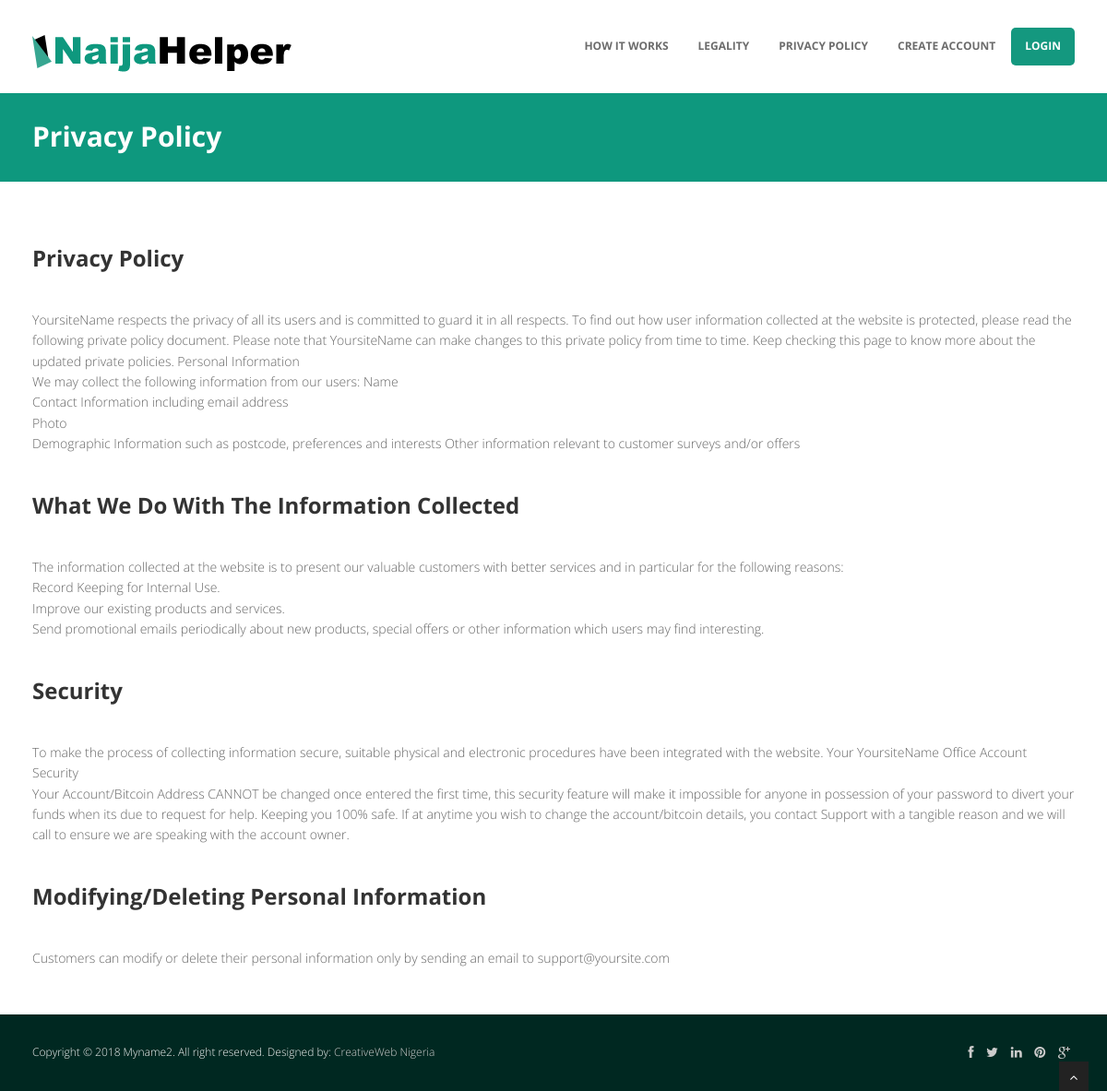
Page /privacy.php on the committed database.
### tables this page shows
CREATE TABLE `website_settings` (
  `id` int(11) NOT NULL,
  `site_name` varchar(100) NOT NULL,
  `site_title` varchar(100) NOT NULL,
  `site_description` varchar(255) NOT NULL,
  `favicon_url` varchar(100) NOT NULL,
  `logo_url` varchar(100) NOT NULL,
  `last_updated` timestamp NOT NULL DEFAULT CURRENT_TIMESTAMP ON UPDATE CURRENT_TIMESTAMP
);

CREATE TABLE `contents` (
  `c_id` int(11) NOT NULL,
  `privacy` longtext NOT NULL,
  `legality` longtext NOT NULL,
  `how_it_works` longtext NOT NULL,
  `middle_left_img` varchar(100) NOT NULL,
  `middle_right` text NOT NULL,
  `home_bottom_left` longtext NOT NULL,
  `home_bottom_right` longtext NOT NULL,
  `last_updated` timestamp NOT NULL DEFAULT CURRENT_TIMESTAMP ON UPDATE CURRENT_TIMESTAMP
);

### core/class.user.php (called while the page is built, shortened)
<?php
	class USER {
		private $connect;
		public function __construct(){
			$database = new Database();
			$db = $database->dbConnection();
			$this->connect = $db;
		}
		public function siteInfo(){
			try {
				$results = $this->connect->prepare("SELECT * FROM website_settings
					WHERE id='1'");
				$results->execute();
			} catch (Exception $e) {
				echo "Data could not be retrived from database.";
				exit;
			}
			$matches = $results->fetch(PDO::FETCH_ASSOC);
			return $matches;
		}
		public function contents(){
			try {
				$results = $this->connect->prepare("SELECT * FROM contents WHERE c_id='1'");
				$results->execute();
			} catch (Exception $e) {
				echo "Data could not be retrived from database.";
				exit;
			}
			$matches = $results->fetch(PDO::FETCH_ASSOC);
			return $matches;
		}
	}
?>

### privacy.php (the view, shortened to what this page needs)
<?php
	require_once(ROOT_PATH . "core/class.user.php");
	$auth_user = new USER();
?>
<?php include(ROOT_PATH."includes/header.php"); ?>
	<section id="inner-headline">
	<div class="container">
		<div class="row">
			<div class="col-lg-12">
				<h2 class="pageTitle">Privacy Policy</h2>
			</div>
		</div>
	</div>
	</section>
	<section id="content">
		<div class="container content">
			<div class="row">
				<div class="col-md-12">
					<div class="about-logo">
						<?php echo nl2br($content['privacy']);?>
					</div>
				</div>
			</div>
    </div>
    </section>
<?php include(ROOT_PATH."includes/footer.php"); ?>

### includes/header.php (shortened to what this page needs)
<?php
    $siteInfo = $auth_user->siteInfo();
    $content = $auth_user->contents();
?>
<!DOCTYPE html>
<html lang="en">
<head>
<link href="css/bootstrap.min.css" rel="stylesheet" />
<link href="css/fancybox/jquery.fancybox.css" rel="stylesheet">
<link href="css/jcarousel.css" rel="stylesheet" />
<link href="css/flexslider.css" rel="stylesheet" />
<link href="js/owl-carousel/owl.carousel.css" rel="stylesheet">
<link href="css/style.css" rel="stylesheet" />
</head>
<body>
<div id="wrapper">
    <header>
        <div class="navbar navbar-default navbar-static-top">
            <div class="container">
                <div class="navbar-header">
                    <?php if(isset($siteInfo['logo_url'])){
                        $logoURL = BASE_URL.str_replace('../', '', $siteInfo['logo_url']);?>
                    <a class="navbar-brand" href="<?php echo BASE_URL;?>">
                    <img src="<?php echo $logoURL;?>" alt="logo"/></a>
                    <?php }else{?>
                    <a class="navbar-brand" href="<?php echo BASE_URL;?>"><img src="img/logo.png" alt="logo"/></a>
                    <?php }?>
                </div>
                <div class="navbar-collapse collapse ">
                    <ul class="nav navbar-nav">
                        <li><a href="how-it-works">How it Works</a></li>
                        <li><a href="legality">Legality</a></li>
                        <li><a href="privacy">Privacy Policy</a></li>
                        <li><a href="register">Create Account</a></li>
                        <li><a class="btn btn-default" style="border-radius: 5px; color: #FFF;" href="login">Login</a></li>
                    </ul>
                </div>
            </div>
        </div>
    </header>

### includes/footer.php (shortened to what this page needs)
	<div id="sub-footer">
		<div class="container">
			<div class="row">
				<div class="col-lg-6">
					<div class="copyright">
						<p>
							<span>Copyright &copy; <?php echo date("Y");?>
							<?php if($siteInfo['site_name'] !=''){echo $siteInfo['site_name'];}else{echo ' Yoursite Name';}?>.  All right reserved. Designed by: </span><a href="http://www.creativeweb.com.ng" target="_blank" title="Web Design Company in Nigeria">CreativeWeb Nigeria</a>
						</p>
					</div>
				</div>
				<div class="col-lg-6">
					<ul class="social-network">
						<li><a href="#" data-placement="top" title="Facebook"><i class="fa fa-facebook"></i></a></li>
						<li><a href="#" data-placement="top" title="Twitter"><i class="fa fa-twitter"></i></a></li>
						<li><a href="#" data-placement="top" title="Linkedin"><i class="fa fa-linkedin"></i></a></li>
						<li><a href="#" data-placement="top" title="Pinterest"><i class="fa fa-pinterest"></i></a></li>
						<li><a href="#" data-placement="top" title="Google plus"><i class="fa fa-google-plus"></i></a></li>
					</ul>
				</div>
			</div>
		</div>
	</div>
</div>
<a href="#" class="scrollup"><i class="fa fa-angle-up active"></i></a>
</body>
</html>

### css/style.css (style rules this page uses)
body { font-family:'Open Sans', Arial, sans-serif; font-size:14px; font-weight:300; line-height:1.6em; color:#656565; }
h1,h2, h3, h4, h5, h6 { font-family:'Open Sans', Arial, sans-serif; font-weight:700; line-height:1.1em; color:#333; margin-bottom: 20px; }
.container { padding:0 20px 0 20px; position:relative; }
#wrapper { width:100%; margin:0; padding:0; }
.row,.row-fluid { margin-bottom:30px; }
header .navbar { margin-bottom: 0; }
.navbar-default { border: none; }
.navbar-brand { color: #222; text-transform: uppercase; font-size: 24px; font-weight: 700; line-height: 1em; letter-spacing: -1px; margin-top: 20px; padding: 0 0 0 15px; }
.navbar-default .navbar-brand { color: #2FADDE; }
header .navbar-collapse ul.navbar-nav { float: right; margin-right: 0; }
header .navbar-default { background-color: #FFFFFF; }
header .navbar { min-height: 70px; padding:18px 0; }
header .navbar-nav > li { padding-bottom: 12px; padding-top: 12px; }
header .navbar-nav > li > a { padding-bottom: 6px; padding-top: 5px; margin-left: 2px; line-height: 30px; font-weight: 700; -webkit-transition: all .3s ease; -moz-transition: all .3s ease; -ms-transition: all .3s ease; -o-transition: all .3s ease; transition: all .3s ease; }
header ul.nav li { border:none; margin:0; }
header ul.nav li a { font-size:12px; border:none; font-weight:700; text-transform:uppercase; }
.navbar .nav > li > a { color: #6C6C6C; text-shadow: none; }
.pageTitle { color: #fff; margin: 30px 0 3px; display: inline-block; }
#content { position:relative; background:#fff; padding:50px 0 0px 0; }
#inner-headline { background: #0E987E; position:relative; margin:0; padding:0; color: #FFFFFF; }
.btn { text-align: center; background: #14987F; color: #fff; border-radius: 0;border: 0; }
ul.social-network { list-style:none; margin:0; }
ul.social-network li { display:inline; margin: 0 5px; }
#sub-footer { text-shadow:none; color:#f5f5f5; padding:0; padding-top:30px; margin:20px 0 0 0; background: #002821; }
#sub-footer p { margin:0; padding:0; }
#sub-footer span { color:#f5f5f5; }
.copyright { text-align:left; font-size:12px; }
#sub-footer ul.social-network { float:right; }
.scrollup { position:fixed; width:32px; height:32px; bottom:0px; right:20px; background: #222; }
a.scrollup { outline:0; text-align: center; }
a.scrollup i { margin-top: 10px; color: #fff; }

### includes/footer.php (style rules this page uses)
#sub-footer a { color: #CCC; }

### rows in the picture
website_settings: logo_url (picture), site_name "Myname2"
contents: privacy "Privacy Policy YoursiteName respects the privacy of all its users and is committed to guard it in all respects. To find out how user information collected at the website is protected, please read the following private policy document. Please note that YoursiteName can make changes to this private policy from time to time. Keep checking this page to know more about the updated private policies. Personal Information We may collect the following information from our users: Name Contact Information including email address Photo Demographic Information such as postcode, preferences and interests Other information relevant to customer surveys and/or offers What We Do With The Information…"
